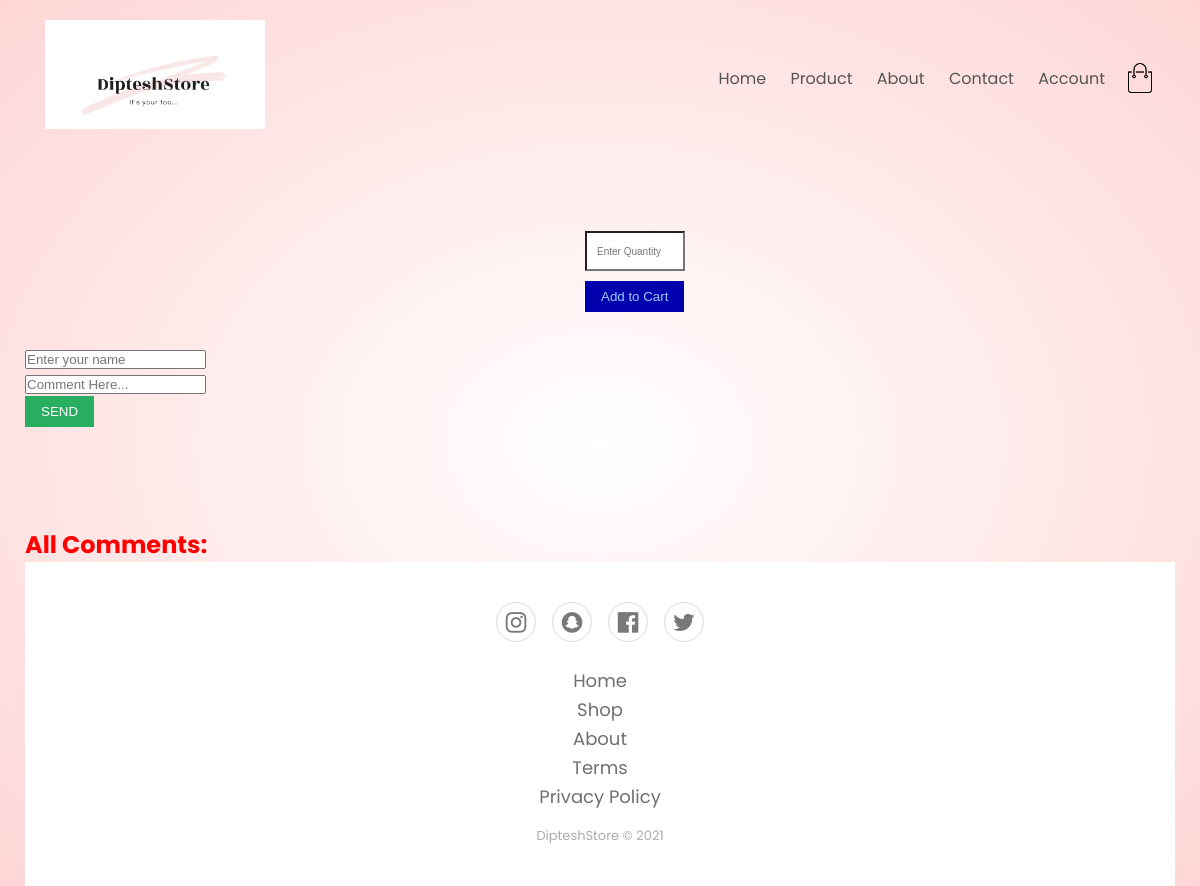
/Product_details.php?id=A87, run on an earlier commit of the app's database.
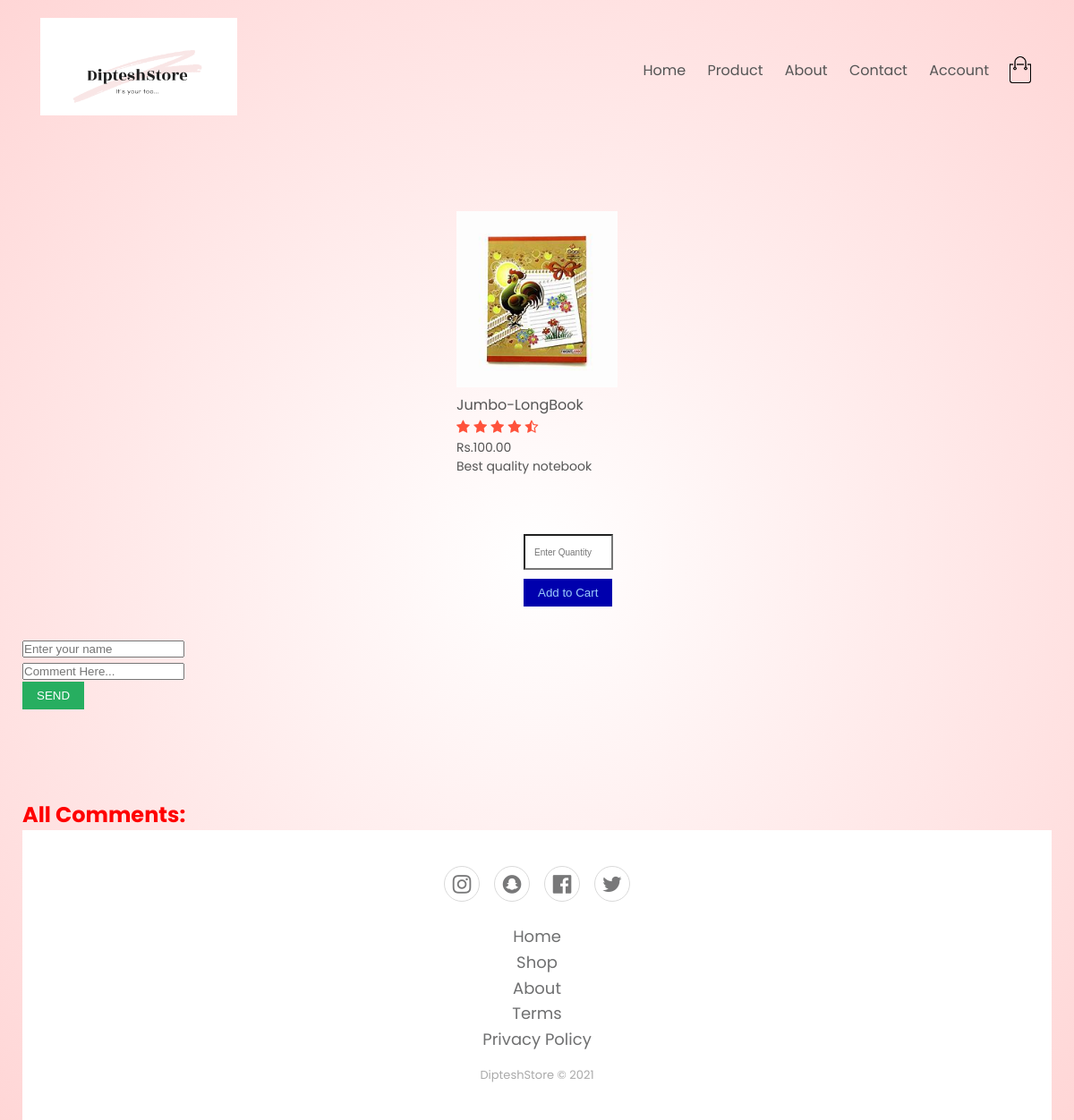
And on a later commit of the database.
### tables this page shows
CREATE TABLE `product` (
  `id` int(11) NOT NULL,
  `Prodct_id` varchar(255) NOT NULL,
  `name` varchar(255) NOT NULL,
  `price` varchar(50) NOT NULL,
  `Details` varchar(1000) NOT NULL,
  `Image` text NOT NULL,
  `shop_id` varchar(255) NOT NULL
);

### Product_details.php (the view, shortened to what this page needs)
<?php
$host="localhost";
$user="id18208313_dipteshstorex";
$password="6]whlg-r*[GmA2e*";
$db="id18208313_dipteshstore1";
$con=mysqli_connect($host,$user,$password,$db);
$Prodct_id = $_GET["id"];
?>
<!DOCTYPE html>
<html lang="en">
<head>
    <link rel="stylesheet" href="style.css">
	<link rel="stylesheet" href="https://stackpath.bootstrapcdn.com/font-awesome/4.7.0/css/font-awesome.min.css">
</head>
<body>
<div class="header">
	<div class="container">
		<div class="navbar">
			<div class="logo">
				<img src="images/logo.png" width="220px">
			</div>
			<nav>
				<ul>
					<li><a href="Home.php">Home</a></li>
					<li><a href="">Product</a></li>
					<li><a href="">About</a></li>
					<li><a href="">Contact</a></li>
					<li><a href="">Account</a></li>
				</ul>
			</nav>
			<img src="images/cart.png" width="30px" height="30px">
		</div>
	</div>
<div class="container">
    <div class="row">
<?php
        $sequery="SELECT * FROM `product` where Prodct_id='$Prodct_id'";
           $query=mysqli_query($con,$sequery);
           while($data= mysqli_fetch_array($query))
           {
               ?>
            <div class="col-4">
            <a href="Product_deatils.php?id=<?php echo $data['Prodct_id']  ?>"><img src="images/<?php echo $data['Image']  ?>" alt=""></a>
            <a href="Product_details.php?id=<?php echo $data['Prodct_id']  ?>"><h4><?php echo $data['name']  ?></h4></a>
            <div class="rating">
    				<i class="fa fa-star"></i>
    				<i class="fa fa-star"></i>
    				<i class="fa fa-star"></i>
    				<i class="fa fa-star"></i>
    				<i class="fa fa-star-half-o"></i>
    		</div>
            <p>Rs.<?php echo $data['price']  ?>.00</p>
            <p><?php echo $data['Details']  ?></p>
        </div>
<?php
            }
?>
    </div>
    <div class="container1">
        <form action="" method="POST">
            <div class="form-input">
				<input type="number" name="count" placeholder="Enter Quantity"/>
			</div>
            <input type="submit" name="cart" value="Add to Cart" class="btn-cart"/>
        </form>
    </div>
    <br>
    <br>
    <br>
        <form action="" method="POST">
			<div class="form-input">
				<input type="name" name="user" placeholder="Enter your name"/>
			</div>
			<div class="form-input">
				<input type="text" name="msg" placeholder="Comment Here..."/>
			</div>
			<input type="submit" name="submit" value="SEND" class="btn-login"/>
		</form>
    <br>
    <br>
    <br>
    <br>
    <h2 style="color:red;">All Comments: </h2>
    <div class="footer-basic">
        <footer>
            <div class="social"><a href="#"><i class="fa fa-instagram"></i></a><a href="#"><i class="fa fa-snapchat"></i></a><a href="#"><i class="fa fa-facebook-official"></i></a><a href="#"><i class="fa fa-twitter"></i></a></div>
            <ul class="list-inline">
                <li class="list-inline-item"><a href="Home.php">Home</a></li>
                <li class="list-inline-item"><a href="Shop.php">Shop</a></li>
                <li class="list-inline-item"><a href="About.php">About</a></li>
                <li class="list-inline-item"><a href="#">Terms</a></li>
                <li class="list-inline-item"><a href="#">Privacy Policy</a></li>
            </ul>
            <p class="copyright">DipteshStore © 2021</p>
        </footer>
    </div>
</body>
</html>

What changed in the data, as far as the page shows it:
added product: Image (picture), name "Jumbo-LongBook", price "100", Details "Best quality notebook"
